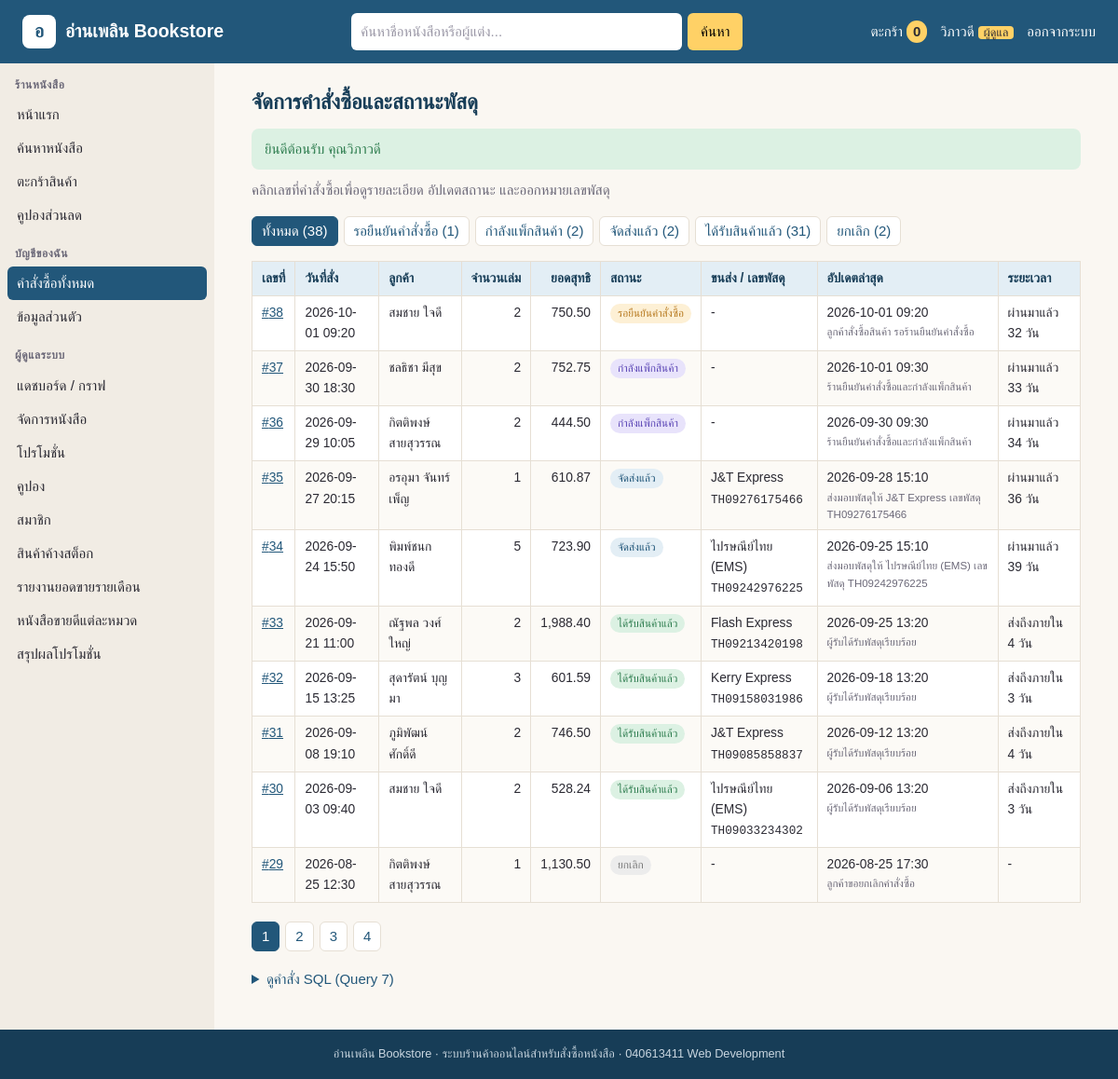
The page /bookshop/orders.php (signed in) on the database its author committed.
### tables this page shows
CREATE TABLE orders (
  order_id        INT AUTO_INCREMENT PRIMARY KEY,
  member_id       INT NOT NULL,
  order_date      DATETIME NOT NULL,
  ship_address    TEXT NOT NULL,
  subtotal        DECIMAL(10,2) NOT NULL COMMENT 'ราคารวมก่อนหักส่วนลด',
  item_discount   DECIMAL(10,2) NOT NULL DEFAULT 0 COMMENT 'ส่วนลดระดับสินค้า (เทศกาล/ล้างสต็อก)',
  promo_id        INT NULL COMMENT 'โปรฯ ยอดซื้อขั้นบันได (tier)',
  tier_discount   DECIMAL(10,2) NOT NULL DEFAULT 0,
  coupon_code     VARCHAR(20) NULL,
  coupon_discount DECIMAL(10,2) NOT NULL DEFAULT 0,
  net_total       DECIMAL(10,2) NOT NULL,
  status          ENUM('pending','packing','shipped','delivered','cancelled') NOT NULL DEFAULT 'pending',
  carrier         VARCHAR(50) NULL,
  tracking_no     VARCHAR(30) NULL,
  FOREIGN KEY (member_id)   REFERENCES member(member_id),
  FOREIGN KEY (promo_id)    REFERENCES promotion(promo_id),
  FOREIGN KEY (coupon_code) REFERENCES coupon(coupon_code) ON UPDATE CASCADE
);

### bookshop/functions.php (called while the page is built, shortened)
<?php
$status_th = [
    "pending"   => "รอยืนยันคำสั่งซื้อ",
    "packing"   => "กำลังแพ็กสินค้า",
    "shipped"   => "จัดส่งแล้ว",
    "delivered" => "ได้รับสินค้าแล้ว",
    "cancelled" => "ยกเลิก",
];
function is_admin() {
    return isset($_SESSION["role"]) && $_SESSION["role"] == "admin";
}
?>

### bookshop/orders.php (the view, shortened to what this page needs)
<?php include "connect.php"; ?>
<?php
include "header.php";
$status   = $_GET["status"] ?? "";
$page     = max(1, (int)($_GET["page"] ?? 1));
$per_page = 10;
$offset   = ($page - 1) * $per_page;
$member_id = is_admin() ? (int)($_GET["member_id"] ?? 0) : $_SESSION["member_id"];
$sql = "SELECT o.order_id, o.order_date, CONCAT(m.first_name, ' ', m.last_name) AS customer,
       i.book_qty, o.net_total, o.status, o.carrier, o.tracking_no,
       l.note AS last_note, l.changed_at AS last_update,
       CASE
         WHEN o.status = 'delivered' THEN CONCAT('ส่งถึงภายใน ', DATEDIFF(l.changed_at, o.order_date), ' วัน')
         WHEN o.status = 'cancelled' THEN '-'
         ELSE CONCAT('ผ่านมาแล้ว ', DATEDIFF(CURDATE(), o.order_date), ' วัน')
       END AS lead_time
FROM orders o
JOIN member m ON m.member_id = o.member_id
JOIN (SELECT order_id, SUM(quantity) AS book_qty
      FROM order_item GROUP BY order_id) i ON i.order_id = o.order_id
JOIN order_status_log l ON l.log_id = (
    SELECT l2.log_id
    FROM order_status_log l2
    WHERE l2.order_id = o.order_id
    ORDER BY l2.changed_at DESC, l2.log_id DESC
    LIMIT 1)
WHERE (o.status = ? OR ? = '')
  AND (o.member_id = ? OR ? = 0)
ORDER BY o.order_date DESC
LIMIT ? OFFSET ?";
$stmt = $pdo->prepare($sql);
$stmt->bindParam(1, $status);
$stmt->bindParam(2, $status);
$stmt->bindParam(3, $member_id);
$stmt->bindParam(4, $member_id);
$stmt->bindValue(5, $per_page, PDO::PARAM_INT);
$stmt->bindValue(6, $offset, PDO::PARAM_INT);
$stmt->execute();
$orders = $stmt->fetchAll();
$count = $pdo->prepare("SELECT status, COUNT(*) AS n FROM orders WHERE (member_id = ? OR ? = 0) GROUP BY status");
$count->bindParam(1, $member_id);
$count->bindParam(2, $member_id);
$count->execute();
$status_count = ["" => 0];
while ($row = $count->fetch()) {
    $status_count[$row["status"]] = $row["n"];
    $status_count[""] += $row["n"];
}
$total_pages = max(1, ceil(($status_count[$status] ?? 0) / $per_page));
$query = "member_id=" . (is_admin() ? $member_id : 0);
?>
<p class="lead">
<?php if (is_admin()) : ?>
  คลิกเลขที่คำสั่งซื้อเพื่อดูรายละเอียด อัปเดตสถานะ และออกหมายเลขพัสดุ
<?php else : ?>
  ติดตามสถานะคำสั่งซื้อ ผู้ให้บริการขนส่ง และเลขพัสดุ &mdash; คลิกเลขที่คำสั่งซื้อเพื่อดูไทม์ไลน์การจัดส่งแบบเรียลไทม์
<?php endif; ?>
</p>
<div class="pager">
  <?php foreach (["" => "ทั้งหมด"] + $status_th as $key => $label) : ?>
  <?php   if ($key == $status) : ?>
  <span class="current"><?=$label?> (<?=$status_count[$key] ?? 0?>)</span>
  <?php   else : ?>
  <a href="orders.php?<?=$query?>&amp;status=<?=$key?>"><?=$label?> (<?=$status_count[$key] ?? 0?>)</a>
  <?php   endif; ?>
  <?php endforeach; ?>
</div>
<?php if (!$orders) : ?>
<p class="msg info">ยังไม่มีคำสั่งซื้อ<?=is_admin() ? "" : ' &mdash; <a href="search.php">เลือกซื้อหนังสือ</a>'?></p>
<?php else : ?>
<div class="table-wrap">
<table class="data">
  <thead>
    <tr>
      <th>เลขที่</th><th>วันที่สั่ง</th><?=is_admin() ? "<th>ลูกค้า</th>" : ""?><th class="num">จำนวนเล่ม</th><th class="num">ยอดสุทธิ</th>
      <th>สถานะ</th><th>ขนส่ง / เลขพัสดุ</th><th>อัปเดตล่าสุด</th><th>ระยะเวลา</th>
    </tr>
  </thead>
  <tbody>
<?php foreach ($orders as $row) : ?>
    <tr>
      <td><a href="order-detail.php?order_id=<?=$row["order_id"]?>">#<?=$row["order_id"]?></a></td>
      <td><?=substr($row["order_date"], 0, 16)?></td>
<?php   if (is_admin()) : ?>
      <td><?=htmlspecialchars($row["customer"])?></td>
<?php   endif; ?>
      <td class="num"><?=$row["book_qty"]?></td>
      <td class="num"><?=number_format($row["net_total"], 2)?></td>
      <td><span class="badge <?=$row["status"]?>"><?=$status_th[$row["status"]]?></span></td>
      <td><?=$row["tracking_no"] ? htmlspecialchars($row["carrier"]) . "<br><code>" . htmlspecialchars($row["tracking_no"]) . "</code>" : "-"?></td>
      <td><?=substr($row["last_update"], 0, 16)?><br><small><?=htmlspecialchars($row["last_note"])?></small></td>
      <td><?=$row["lead_time"]?></td>
    </tr>
<?php endforeach; ?>
  </tbody>
</table>
</div>
<?php endif; ?>
<div class="pager">
<?php for ($p = 1; $p <= $total_pages; $p++) : ?>
<?php   if ($p == $page) : ?>
  <span class="current"><?=$p?></span>
<?php   else : ?>
  <a href="orders.php?<?=$query?>&amp;status=<?=urlencode($status)?>&amp;page=<?=$p?>"><?=$p?></a>
<?php   endif; ?>
<?php endfor; ?>
</div>
<?php if (is_admin()) : ?>
<details class="sql">
  <summary>ดูคำสั่ง SQL (Query 7)</summary>
</details>
<?php endif; ?>
<?php include "footer.php"; ?>

### bookshop/style.css (style rules this page uses)
:root { --ink: #2b2a33; --muted: #6b6878; --paper: #faf7f2; --card: #ffffff; --line: #e6dfd4; --brand: #22577a; --brand-dark: #173d57; --brand-soft: #e3eef5; --sale: #c8553d; --good: #2e7d4f; --warn: #b7791f; }
* { box-sizing: border-box; }
html { background: var(--brand-dark); }
body { margin: 0; font-family: "Sarabun", "Leelawadee UI", Tahoma, sans-serif; font-size: 15px; line-height: 1.6; color: var(--ink); background: var(--paper); display: flex; flex-flow: column; min-height: 100vh; }
a { color: var(--brand); }
code { font-family: Consolas, "Cascadia Mono", monospace; font-size: 0.92em; }
p.lead { margin: 0 0 16px; color: var(--muted); }
small { display: block; color: var(--muted); }
.table-wrap { overflow-x: auto; margin: 12px 0 20px; }
table.data { width: 100%; border-collapse: collapse; background: var(--card); font-size: 0.92em; }
table.data th, table.data td { padding: 7px 10px; border: 1px solid var(--line); vertical-align: top; }
table.data th { background: var(--brand-soft); color: var(--brand-dark); text-align: left; white-space: nowrap; }
table.data tbody tr:nth-child(even) { background: #fcfaf6; }
table.data td.num, table.data th.num { text-align: right; white-space: nowrap; }
.badge { display: inline-block; padding: 1px 8px; border-radius: 999px; font-size: 0.85em; white-space: nowrap; background: #eee; }
.badge.pending { background: #fdf0d5; color: var(--warn); }
.badge.packing { background: #e8e3fb; color: #5a45b5; }
.badge.shipped { background: var(--brand-soft); color: var(--brand); }
.badge.delivered { background: #dcf1e3; color: var(--good); }
.badge.cancelled { background: #ececec; color: #777; }
details.sql { margin: 18px 0; }
details.sql summary { cursor: pointer; color: var(--brand); }
.pager { display: flex; flex-wrap: wrap; gap: 6px; margin: 8px 0 16px; }
.pager a, .pager span { padding: 3px 10px; border: 1px solid var(--line); border-radius: 6px; background: var(--card); text-decoration: none; }
.pager span.current { background: var(--brand); color: #fff; border-color: var(--brand); }

### rows shown on the page
orders: order_id "38", order_date "2026-10-01 09:20", customer "สมชาย ใจดี", book_qty "2", net_total "750.50", status "รอยืนยันคำสั่งซื้อ", last_update "2026-10-01 09:20", last_note "ลูกค้าสั่งซื้อสินค้า รอร้านยืนยันคำสั่งซื้อ", lead_time "ผ่านมาแล้ว 32 วัน"
orders: order_id "37", order_date "2026-09-30 18:30", customer "ชลธิชา มีสุข", book_qty "2", net_total "752.75", status "กำลังแพ็กสินค้า", last_update "2026-10-01 09:30", last_note "ร้านยืนยันคำสั่งซื้อและกำลังแพ็กสินค้า", lead_time "ผ่านมาแล้ว 33 วัน"
orders: order_id "36", order_date "2026-09-29 10:05", customer "กิตติพงษ์ สายสุวรรณ", book_qty "2", net_total "444.50", status "กำลังแพ็กสินค้า", last_update "2026-09-30 09:30", last_note "ร้านยืนยันคำสั่งซื้อและกำลังแพ็กสินค้า", lead_time "ผ่านมาแล้ว 34 วัน"
orders: order_id "35", order_date "2026-09-27 20:15", customer "อรอุมา จันทร์เพ็ญ", book_qty "1", net_total "610.87", status "จัดส่งแล้ว", carrier "J&T Express", tracking_no "TH09276175466", last_update "2026-09-28 15:10", last_note "ส่งมอบพัสดุให้ J&T Express เลขพัสดุ TH09276175466", lead_time "ผ่านมาแล้ว 36 วัน"
orders: order_id "34", order_date "2026-09-24 15:50", customer "พิมพ์ชนก ทองดี", book_qty "5", net_total "723.90", status "จัดส่งแล้ว", carrier "ไปรษณีย์ไทย (EMS)", tracking_no "TH09242976225", last_update "2026-09-25 15:10", last_note "ส่งมอบพัสดุให้ ไปรษณีย์ไทย (EMS) เลขพัสดุ TH09242976225", lead_time "ผ่านมาแล้ว 39 วัน"
orders: order_id "33", order_date "2026-09-21 11:00", customer "ณัฐพล วงศ์ใหญ่", book_qty "2", net_total "1,988.40", status "ได้รับสินค้าแล้ว", carrier "Flash Express", tracking_no "TH09213420198", last_update "2026-09-25 13:20", last_note "ผู้รับได้รับพัสดุเรียบร้อย", lead_time "ส่งถึงภายใน 4 วัน"
orders: order_id "32", order_date "2026-09-15 13:25", customer "สุดารัตน์ บุญมา", book_qty "3", net_total "601.59", status "ได้รับสินค้าแล้ว", carrier "Kerry Express", tracking_no "TH09158031986", last_update "2026-09-18 13:20", last_note "ผู้รับได้รับพัสดุเรียบร้อย", lead_time "ส่งถึงภายใน 3 วัน"
orders: order_id "31", order_date "2026-09-08 19:10", customer "ภูมิพัฒน์ ศักดิ์ดี", book_qty "2", net_total "746.50", status "ได้รับสินค้าแล้ว", carrier "J&T Express", tracking_no "TH09085858837", last_update "2026-09-12 13:20", last_note "ผู้รับได้รับพัสดุเรียบร้อย", lead_time "ส่งถึงภายใน 4 วัน"
orders: order_id "30", order_date "2026-09-03 09:40", customer "สมชาย ใจดี", book_qty "2", net_total "528.24", status "ได้รับสินค้าแล้ว", carrier "ไปรษณีย์ไทย (EMS)", tracking_no "TH09033234302", last_update "2026-09-06 13:20", last_note "ผู้รับได้รับพัสดุเรียบร้อย", lead_time "ส่งถึงภายใน 3 วัน"
orders: order_id "29", order_date "2026-08-25 12:30", customer "กิตติพงษ์ สายสุวรรณ", book_qty "1", net_total "1,130.50", status "ยกเลิก", last_update "2026-08-25 17:30", last_note "ลูกค้าขอยกเลิกคำสั่งซื้อ", lead_time "-"

### other values the page prints
$shop_name "อ่านเพลิน Bookstore"
cart_count($pdo) "0"
$_SESSION["first_name"] "วิภาวดี"
$group "ร้านหนังสือ"
$label "หน้าแรก"
$label "ค้นหาหนังสือ"
$label "ตะกร้าสินค้า"
$label "คูปองส่วนลด"
$group "บัญชีของฉัน"
$label "คำสั่งซื้อทั้งหมด"
$label "ข้อมูลส่วนตัว"
$group "ผู้ดูแลระบบ"
$label "แดชบอร์ด / กราฟ"
$label "จัดการหนังสือ"
$label "โปรโมชั่น"
